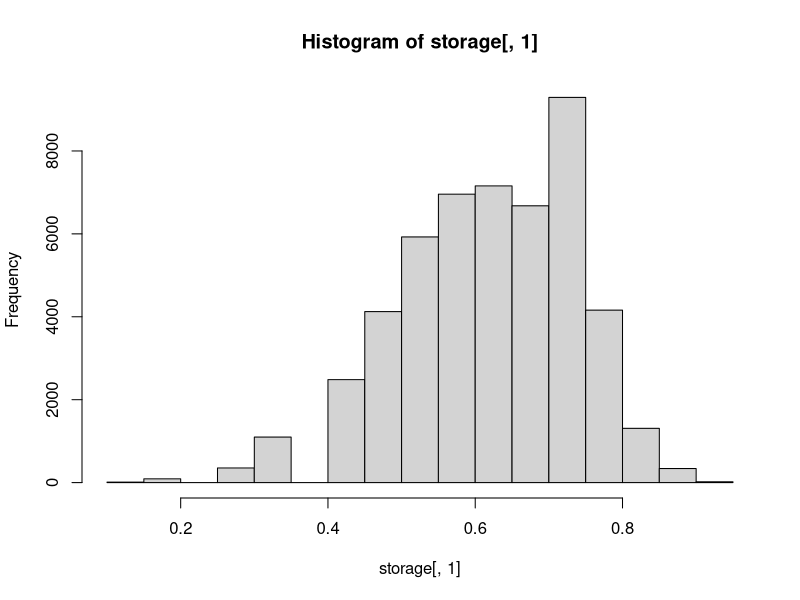
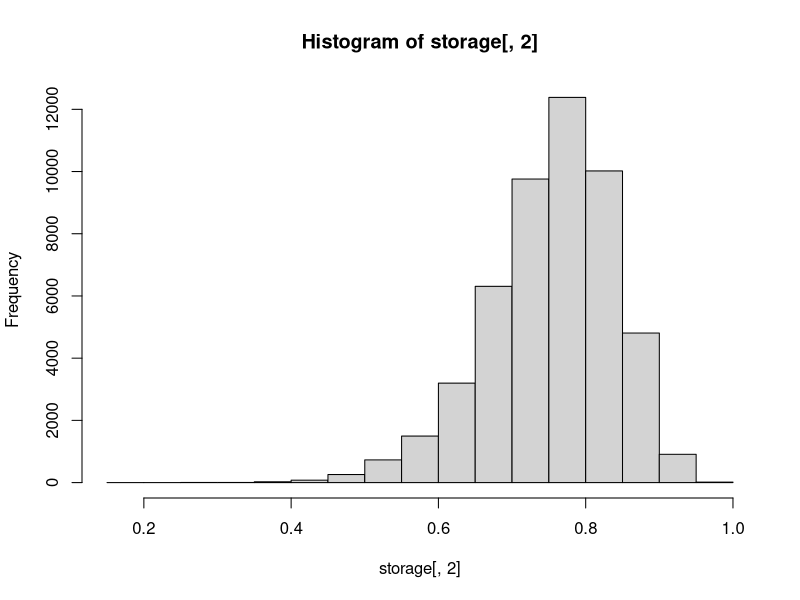

Write R code to recreate these figures, in order.
iters <- 50000

storage <- matrix(0, nrow = iters, ncol = 2)

for(i in 1:iters) {
  pop.others <- rnorm(90)
  # samp <- rnorm(10)
  samp <- qnorm(1:10/11)
  pop <- c(pop.others, samp)

  ord.samp <- sort(samp)

  # P(X_(1) <= x_(1))
  storage[i, 1] <- 1 - choose(sum(pop > ord.samp[1]), 10) / choose(100, 10)

  # P(X_(2) <= x_(2) | X_(1) <= x_(1))
  storage[i, 2] <- 1 - choose(sum(pop > ord.samp[2]), 9) * choose(sum(pop <= ord.samp[1]), 1) / choose(100, 10) / storage[i, 1]

}

hist(storage[, 1])
hist(storage[, 2])


# Testing
pop.others <- rnorm(90)
samp <- rnorm(10)
pop <- c(pop.others, samp)

ord.samp <- sort(samp)

# P(X_(1) <= x_(1))
step_1 <- 1 - choose(sum(pop > ord.samp[1]), 10) / choose(100, 10)

# P(X_(2) <= x_(2) | X_(1) <= x_(1))
step_2 <- 1 - choose(sum(pop > ord.samp[2]), 9) * choose(sum(pop <= ord.samp[1]), 1) / choose(100, 10) / step_1



# "Ideal" sample
pop.others <- rnorm(90)
samp <- qnorm(1:10/11)
pop <- c(pop.others, samp)

ord.samp <- sort(samp)

# P(X_(1) <= x_(1))
step_1 <- 1 - choose(sum(pop > ord.samp[1]), 10) / choose(100, 10)

# P(X_(2) <= x_(2) | X_(1) <= x_(1))
step_2 <- 1 - choose(sum(pop > ord.samp[2]), 9) * choose(sum(pop <= ord.samp[1]), 1) / choose(100, 10) / step_1


pop <- rnorm(100)
samp <- sample(pop, 10)

dave.func <- function(pop, samp) {
  samp <- sort(samp)

  N <- length(pop)
  n <- length(samp)

  gt.tallies <- sapply(samp, function(x) sum(pop > x))
  lte.tallies <- N - gt.tallies

  probs <- sapply(1:n, function(x) choose(gt.tallies[x], n - (x - 1)))
  for(i in 1:(n-1)) {
    probs <- probs * c(rep(1, i), rep(choose(lte.tallies[i], 1), n - i))
  }
  probs <- probs / choose(N, n)
  probs <- probs / c(1, probs[-n])
  probs <- 1 - probs

  1 - choose(gt.tallies[1], n) / choose(N, n)
  1 - choose(gt.tallies[2], n - 1) * choose(lte.tallies[1], 1) / choose(N, n)
  1 - choose(gt.tallies[3], n - 2) * choose(lte.tallies[2], 1) * choose(lte.tallies[1], 1) / choose(N, n)
  # ...
  1 - choose(gt.tallies[10], n - 9)
}

